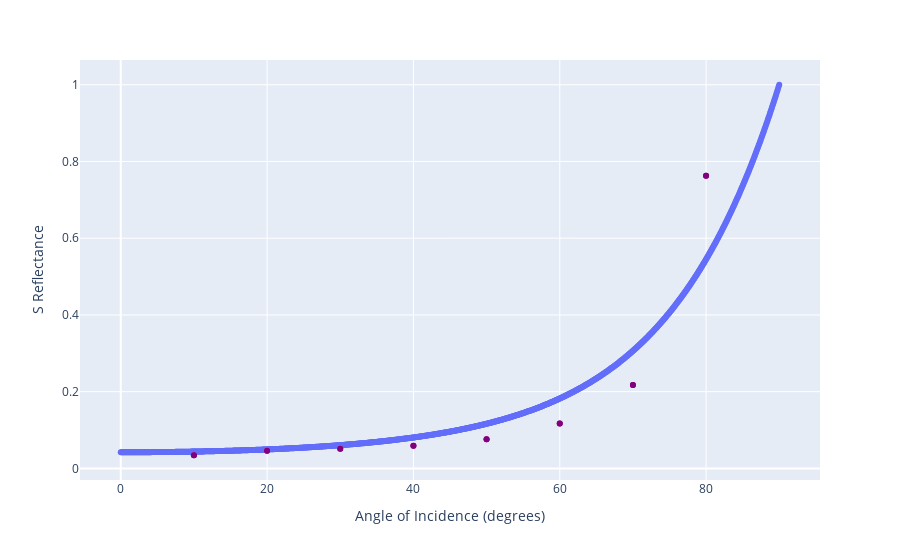

Write notebook code for a chart like this one.
### Markdown cell above
##### Orthogonal polarization:

### Code cell
sReflectance_plot.add_trace(
        scatter(Orthogonal_polarization_df, x = 'theta(degrees)', y = 'R_s', color_discrete_sequence = ["purple"]).data[0]
        )

### Figure 1 — Plotly figure (JSON) as saved in the notebook; plotly's stock layout.template omitted (floating-point values rounded to 4 significant figures; data arrays with more than 128 entries replaced by an {"elided": "..."} marker saying what was removed)
{"data": [{"hovertemplate": "Angle of Incidence (degrees)=%{x}<br>S Reflectance=%{y}<extra></extra>", "legendgroup": "", "marker": {"color": "#636efa", "symbol": "circle"}, "mode": "markers", "name": "", "orientation": "v", "showlegend": false, "type": "scatter", "x": {"elided": "1000 float values"}, "xaxis": "x", "y": {"elided": "1000 float values"}, "yaxis": "y"}, {"hovertemplate": "theta(degrees)=%{x}<br>R_s=%{y}<extra></extra>", "legendgroup": "", "marker": {"color": "pink", "symbol": "circle"}, "mode": "markers", "name": "", "orientation": "v", "showlegend": false, "type": "scatter", "x": [10, 20, 30, 40, 50, 60, 70, 80], "xaxis": "x", "y": [0.03429, 0.04629, 0.05143, 0.05914, 0.07629, 0.1171, 0.2171, 0.7629], "yaxis": "y"}, {"hovertemplate": "theta(degrees)=%{x}<br>R_s=%{y}<extra></extra>", "legendgroup": "", "marker": {"color": "purple", "symbol": "circle"}, "mode": "markers", "name": "", "orientation": "v", "showlegend": false, "type": "scatter", "x": [10, 20, 30, 40, 50, 60, 70, 80], "xaxis": "x", "y": [0.03429, 0.04629, 0.05143, 0.05914, 0.07629, 0.1171, 0.2171, 0.7629], "yaxis": "y"}, {"hovertemplate": "theta(degrees)=%{x}<br>R_s=%{y}<extra></extra>", "legendgroup": "", "marker": {"color": "purple", "symbol": "circle"}, "mode": "markers", "name": "", "orientation": "v", "showlegend": false, "type": "scatter", "x": [10, 20, 30, 40, 50, 60, 70, 80], "xaxis": "x", "y": [0.03429, 0.04629, 0.05143, 0.05914, 0.07629, 0.1171, 0.2171, 0.7629], "yaxis": "y"}], "layout": {"legend": {"tracegroupgap": 0}, "margin": {"t": 60}, "xaxis": {"anchor": "y", "domain": [0, 1], "title": {"text": "Angle of Incidence (degrees)"}}, "yaxis": {"anchor": "x", "domain": [0, 1], "title": {"text": "S Reflectance"}}}}
